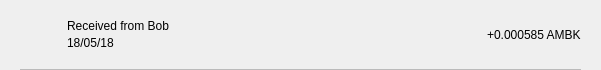
<?xml version="1.0" encoding="UTF-8"?>
<ui version="4.0">
 <class>TxRow</class>
 <widget class="QWidget" name="TxRow">
  <property name="geometry">
   <rect>
    <x>0</x>
    <y>0</y>
    <width>601</width>
    <height>70</height>
   </rect>
  </property>
  <property name="minimumSize">
   <size>
    <width>0</width>
    <height>40</height>
   </size>
  </property>
  <property name="windowTitle">
   <string>Form</string>
  </property>
  <layout class="QVBoxLayout" name="verticalLayout_3">
   <property name="spacing">
    <number>0</number>
   </property>
   <property name="leftMargin">
    <number>0</number>
   </property>
   <property name="topMargin">
    <number>0</number>
   </property>
   <property name="rightMargin">
    <number>0</number>
   </property>
   <property name="bottomMargin">
    <number>0</number>
   </property>
   <item>
    <widget class="QWidget" name="rowContainer" native="true">
     <layout class="QVBoxLayout" name="verticalLayout_2">
      <property name="spacing">
       <number>9</number>
      </property>
      <property name="leftMargin">
       <number>20</number>
      </property>
      <property name="topMargin">
       <number>9</number>
      </property>
      <property name="rightMargin">
       <number>20</number>
      </property>
      <property name="bottomMargin">
       <number>0</number>
      </property>
      <item>
       <widget class="QFrame" name="frame">
        <property name="styleSheet">
         <string notr="true">border:none;</string>
        </property>
        <property name="frameShape">
         <enum>QFrame::StyledPanel</enum>
        </property>
        <property name="frameShadow">
         <enum>QFrame::Raised</enum>
        </property>
        <layout class="QHBoxLayout" name="horizontalLayout" stretch="0,2,0">
         <property name="leftMargin">
          <number>0</number>
         </property>
         <property name="topMargin">
          <number>0</number>
         </property>
         <property name="rightMargin">
          <number>0</number>
         </property>
         <property name="bottomMargin">
          <number>0</number>
         </property>
         <item>
          <widget class="QPushButton" name="icon">
           <property name="focusPolicy">
            <enum>Qt::NoFocus</enum>
           </property>
           <property name="styleSheet">
            <string notr="true">border:none;</string>
           </property>
           <property name="text">
            <string/>
           </property>
           <property name="iconSize">
            <size>
             <width>28</width>
             <height>28</height>
            </size>
           </property>
          </widget>
         </item>
         <item>
          <layout class="QVBoxLayout" name="verticalLayout">
           <property name="spacing">
            <number>3</number>
           </property>
           <property name="leftMargin">
            <number>9</number>
           </property>
           <item>
            <widget class="QLabel" name="lblAddress">
             <property name="styleSheet">
              <string notr="true"/>
             </property>
             <property name="text">
              <string>Received from Bob</string>
             </property>
             <property name="alignment">
              <set>Qt::AlignBottom|Qt::AlignLeading|Qt::AlignLeft</set>
             </property>
            </widget>
           </item>
           <item>
            <widget class="QLabel" name="lblDate">
             <property name="styleSheet">
              <string notr="true"/>
             </property>
             <property name="text">
              <string>18/05/18</string>
             </property>
             <property name="alignment">
              <set>Qt::AlignLeading|Qt::AlignLeft|Qt::AlignTop</set>
             </property>
            </widget>
           </item>
          </layout>
         </item>
         <item>
          <widget class="QLabel" name="lblAmount">
           <property name="styleSheet">
            <string notr="true"/>
           </property>
           <property name="text">
            <string>+0.000585 AMBK</string>
           </property>
          </widget>
         </item>
        </layout>
       </widget>
      </item>
      <item>
       <widget class="QLabel" name="lblDivisory">
        <property name="minimumSize">
         <size>
          <width>0</width>
          <height>1</height>
         </size>
        </property>
        <property name="maximumSize">
         <size>
          <width>16777215</width>
          <height>1</height>
         </size>
        </property>
        <property name="styleSheet">
         <string notr="true">background-color:#bababa;</string>
        </property>
        <property name="text">
         <string/>
        </property>
        <property name="alignment">
         <set>Qt::AlignBottom|Qt::AlignLeading|Qt::AlignLeft</set>
        </property>
       </widget>
      </item>
     </layout>
    </widget>
   </item>
  </layout>
 </widget>
 <resources/>
 <connections/>
</ui>
